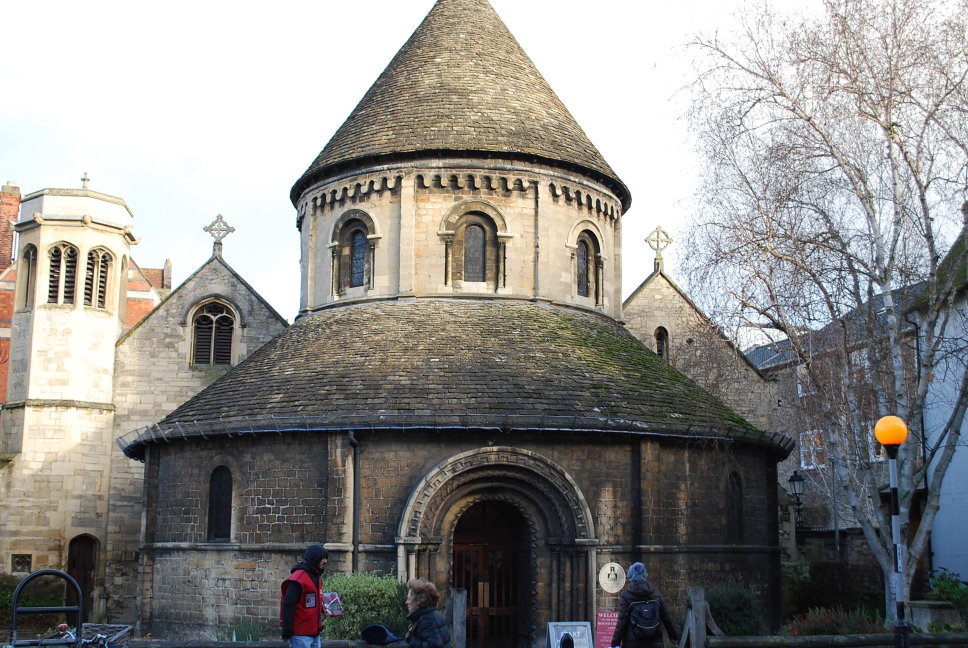
#> input picture data/round_church1.jpg, 1936 x 1296 px (shown at 1/2 size)
$ jupyter execute --allow-errors A4_computer_exercises.ipynb   (shell and % lines are left out)
#> lines starting #> are read from the running program, lines starting #| are printed output that depends on the picture
### helpers.py
# For your convenience:
# Paste the required functions from previous assignments here.
import numpy as np


# [184 lines left out: functions estimate_F_DLT, enforce_essential, convert_E_to_F, enforce_fundamental, compute_epipolar_errors, extract_P_from_E and 3 more, not called in this run]

### A4_computer_exercises.ipynb
# Computer Vision, Assignment 4: Model Fitting and Local Optimization
# By Hafizullah Alizada and Ali Hassani

In this assignment, you will how to robustly estimate camera parameters and how to jointly optimize the scene geometry.
You will mainly use RANSAC and Bundle Adjustment.

Please see Canvas for detailed instructions on what is expected for a passing/higher grade.
All computer exercises that are not marked **OPTIONAL** are "mandatory" in the sense described on Canvas.

### Submission Requirements:
Your final lab submission should include:
1. Your edited **notebook file** (`.ipynb`).
2. An **HTML printout** of the executed notebook with all outputs visible: File → Save and export Notebook As → HTML
3. A **pdf report** containing answers to the theoretical exercises (see separate document).

### Reusing functions from prior assignment:
In this assignment, you will build on your prior work. Many of the exercises require you to use functions implemented in assignment 3. To do so most easily, we recommend that you paste those functions into `helpers.py` and import them here by e.g. `from helpers import estimate_F_DLT`.

[cell 1]
# for creating responsive plots

import cv2
import matplotlib.pyplot as plt
import numpy as np
import scipy as sp

# Note: These functions are provided for your convenience, use them where needed
from supplied import pflat, plot_camera, rital

# Estimate Essential Matrix using RANSAC

#### *Theoretical exercises 1-2* (see pdf)

## Computer Exercise 1
<figure align="center">

&nbsp; &nbsp; &nbsp; &nbsp;


    <figcaption>Figure 1: Two images of a church and an example of the obtained 3D reconstruction.</figcaption>
</figure>

The goal of this exercise is to robustly estimate essential matrix $E$ from point matches between the two images. For this, we will use RANSAC with an eight point solver.

The data provided contains calibration matrix $K$, which is the same for both images, and a cell $\mathbf{x}$ with matched image points for the two images. Note that $\mathbf{x}$ are noisy and contain some fraction of outliers.

[cell 2]
# First we supply some preliminaries, just loading images and data
img1 = plt.imread('./data/round_church1.jpg')
#> img1 is the input picture: shape (1296, 1936, 3); mean R, G, B 141.9, 140.6, 137.4
img2 = plt.imread('./data/round_church2.jpg')
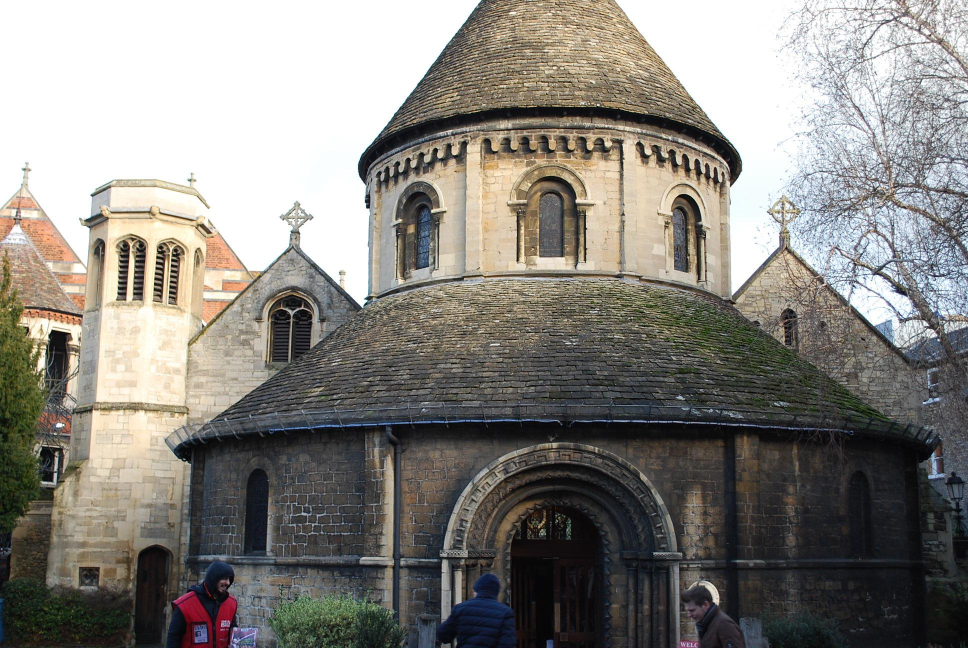
#> input picture data/round_church2.jpg, 1936 x 1296 px (shown at 1/2 size)
#> img2 is the input picture: shape (1296, 1936, 3); mean R, G, B 135, 132.1, 126.5

data = sp.io.loadmat('./data/compEx1data.mat')
#> (reads data/compEx1data.mat from the repository)
K = data["K"]
x = [x.astype(np.float32) for x in data['x'][0]]

### Task 1.1

First, compute the essential matrix $E$ with an eight point algorithm using all the point correspondences. Remember to normalize image points using $K$ beforehand. Then convert it to a fundamental matrix $F$. Recall that in Assignment 3, you created functions `estimate_F_DLT(x1s, x2s)`, `enforce_essential(E_approx)`, and `convert_E_to_F(E,K1,K2)`.

[cell 3]
import importlib
import helpers
helpers = importlib.reload(helpers)


# Optional imports
from helpers import estimate_F_DLT, enforce_essential, convert_E_to_F, enforce_fundamental

[cell 4]
# ------ Your code here ------

# Insert code where you compute the essential matrix

# Insert code where you transform the essential matrix to a fundamental matrix


# ------ Your code here ------

# get the matched points already loaded as x (list of two arrays)
x1 = x[0]   # 3 x N (pixel homogeneous)
x2 = x[1]   # 3 x N (pixel homogeneous)

# 1) Normalize image points using the calibration matrix K
x1_cal = np.linalg.inv(K) @ x1   # calibrated (normalized) coordinates
x2_cal = np.linalg.inv(K) @ x2

# 2) Estimate E using the eight-point algorithm on normalized coords
#    estimate_F_DLT returns a 3x3 matrix from DLT; for calibrated points
#    this is an approximation of E (up to scale).
F_approx_cal, M, smin, res = estimate_F_DLT(x1_cal, x2_cal)

# 3) Enforce essential matrix constraints (rank-2, equal singular values)
E = enforce_essential(F_approx_cal)

# 4) Convert the essential matrix back to a fundamental matrix in pixel coords
F = convert_E_to_F(E, K, K)

# 5) (optional but recommended) enforce rank-2 on the pixel-space F and normalize
F = enforce_fundamental(F)
F = F / np.linalg.norm(F)

# Quick sanity prints (optional)
print("E shape:", E.shape, "   singular values:", np.linalg.svd(E, compute_uv=False))
print("F shape:", F.shape, "   ||F|| =", np.linalg.norm(F))

### Task 1.2

Compute the epipolar lines $\mathbf{l}_2 = F\mathbf{x}_1$ and $\mathbf{l}_1 = F^T\mathbf{x}_2$. Compute the RMS distance between the image points ($\mathbf{x}_1$ and $\mathbf{x}_2$) and corresponding epipolar lines ($\mathbf{l}_1$ and $\mathbf{l}_2$, respectively).

\begin{align}
& e_{RMS} = \sqrt{\frac{1}{2m}
\left(
\sum_{i=1}^{m} d^2({\mathbf{x}_1}_i,{\mathbf{l}_1}_i) +
\sum_{i=1}^{m} d^2({\mathbf{x}_2}_i,{\mathbf{l}_2}_i)
\right)
},\nonumber \\
& \text{where }~d(\mathbf{x}, \mathbf{l}) = \frac{|l_{1}x_{1}+l_{2}x_{2}+l_{3}|}{\sqrt{l_{1}^2+l_{2}^2}}.
\end{align}

In Assignment 3, you implemented the distances $d(\mathbf{x}, \mathbf{l})$ from image points to the corresponding epipolar lines for the second image in the function `compute_epipolar_errors(F, x1s, x2s)`.

**HINT:** If you transpose the fundamental matrix and change the order of the correpondences, i.e. run `compute_epipolar_errors(F.T, x2s, x1s)` you can obtain the errors to the epipolar lines in the first image.

[cell 5]
import importlib
import helpers
importlib.reload(helpers)


# Optional imports
from helpers import compute_epipolar_errors

[cell 6]
# ------ Your code here ------

# Compute the epipolar lines, l1 and l2

# Compute the RMS distance


# ------ Your code here ------

# Compute the epipolar lines in pixel coordinates
# l2: epipolar lines in image 2 corresponding to x1
# l1: epipolar lines in image 1 corresponding to x2
l2 = F @ x1
l1 = F.T @ x2

# Compute distances from points to corresponding epipolar lines (in pixels)
# d2: distances of x2 points to lines l2 (image 2)
# d1: distances of x1 points to lines l1 (image 1)
d2 = compute_epipolar_errors(F, x1, x2)    # uses (F, x1s, x2s)
d1 = compute_epipolar_errors(F.T, x2, x1)  # distances in image1

# number of correspondences
m = x1.shape[1]

# RMS as defined in the assignment
eRMS = np.sqrt((np.sum(d1**2) + np.sum(d2**2)) / (2.0 * m))

# Print results
print(f"Computed epipolar lines l1 (image1) and l2 (image2).")
print(f"RMS epipolar error e_RMS = {eRMS:.6f} pixels")

# optional sanity checks
assert l1.shape == (3, m) and l2.shape == (3, m), "epipolar lines shapes unexpected"

### Task 1.3

Plot two separate histograms with 100 bins for the epipolar errors $\{d({\mathbf{x}_1}_i,{\mathbf{l}_1}_i)\}$ in the first image and $\{d({\mathbf{x}_2}_i,{\mathbf{l}_2}_i)\}$ in the second image, respectively. See for example your solution to Assignment 3 Computer Exercise 2.2 for some code on plotting histograms.

[cell 7]
# ------ Your code here ------

# ------ Your code here ------

import matplotlib.pyplot as plt
import numpy as np

# d1: distances in image1 (from Task 1.2)
# d2: distances in image2 (from Task 1.2)

# Basic stats
mean_d1, mean_d2 = np.mean(d1), np.mean(d2)
med_d1, med_d2 = np.median(d1), np.median(d2)
max_d1, max_d2 = np.max(d1), np.max(d2)

print(f"Image1: mean = {mean_d1:.3f} px, median = {med_d1:.3f} px, max = {max_d1:.3f} px")
print(f"Image2: mean = {mean_d2:.3f} px, median = {med_d2:.3f} px, max = {max_d2:.3f} px")

# Plot two histograms (100 bins each)
plt.figure(figsize=(12,4))

plt.subplot(1,2,1)
plt.hist(d1, bins=100)
plt.title("Epipolar distances (image 1)")
plt.xlabel("distance (pixels)")
plt.ylabel("count")

plt.subplot(1,2,2)
plt.hist(d2, bins=100)
plt.title("Epipolar distances (image 2)")
plt.xlabel("distance (pixels)")
plt.ylabel("count")

plt.tight_layout()
plt.show()
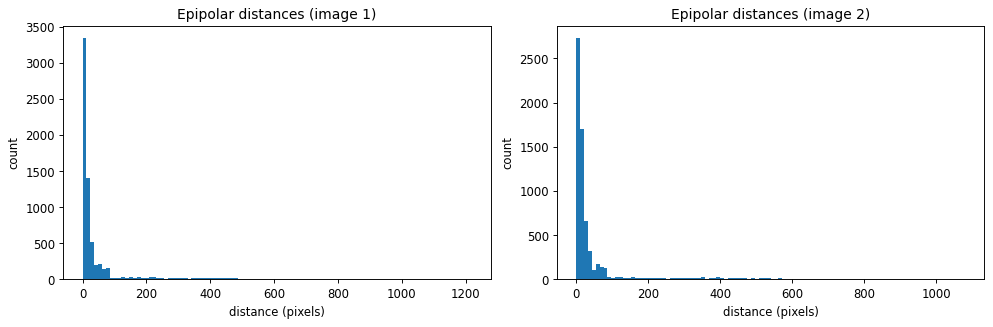
#> figure drawn by matplotlib, 2 panels; panel 1: tallest bar 3348 high, from x = 0.00578 to 12.19; panel 2: tallest bar 2733 high, from x = 0.0067 to 10.8
#> (the rest of the program and of its run is left out)
